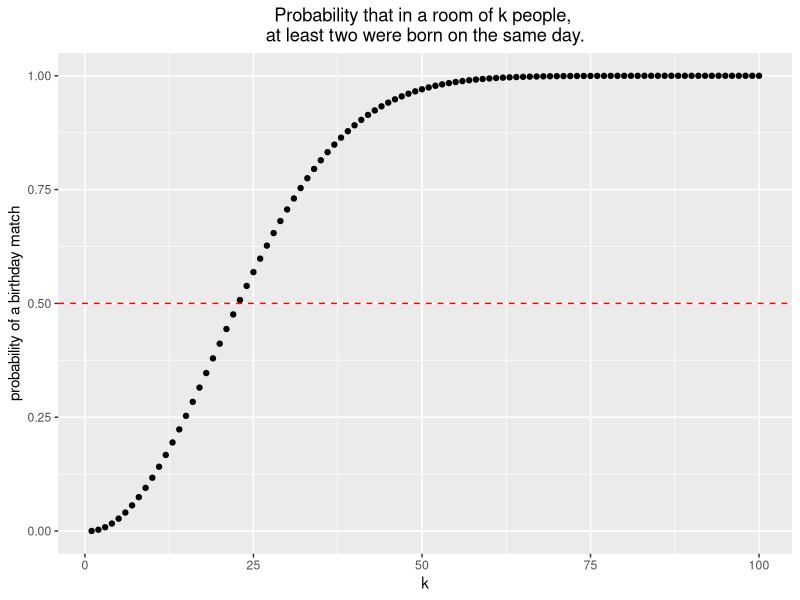
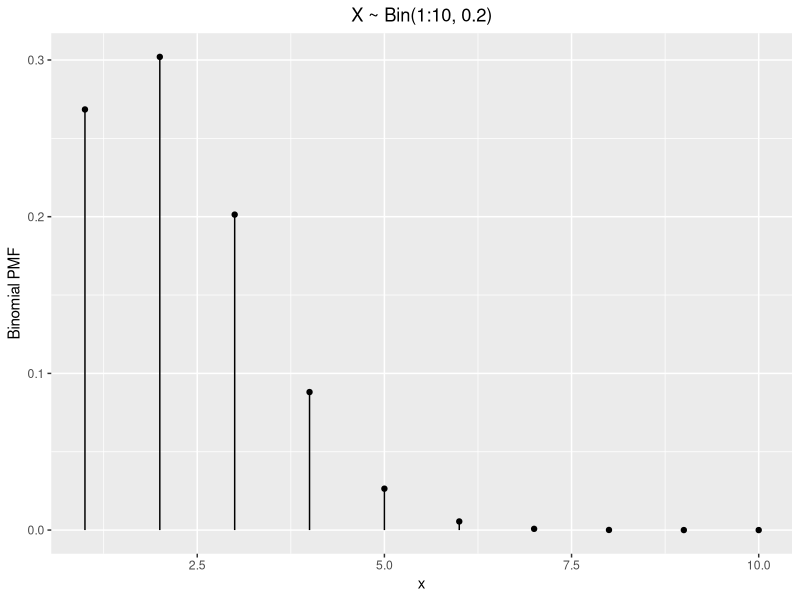
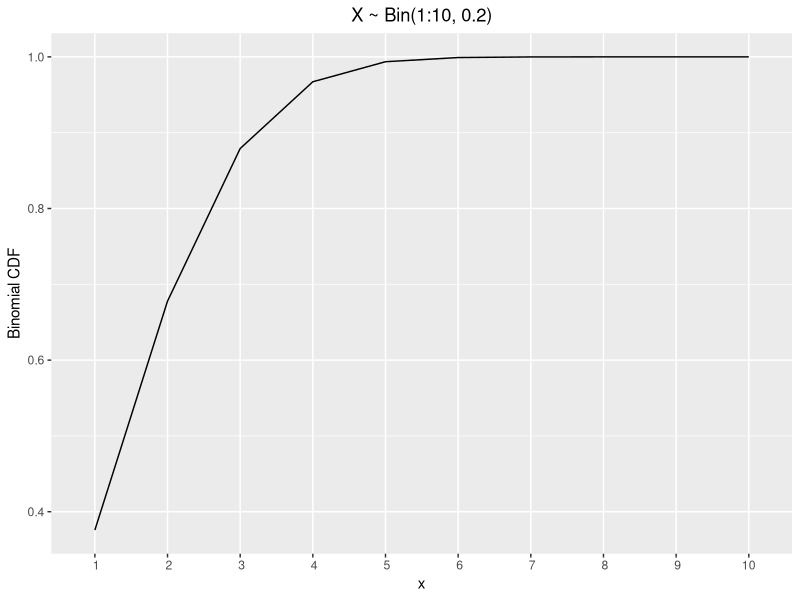
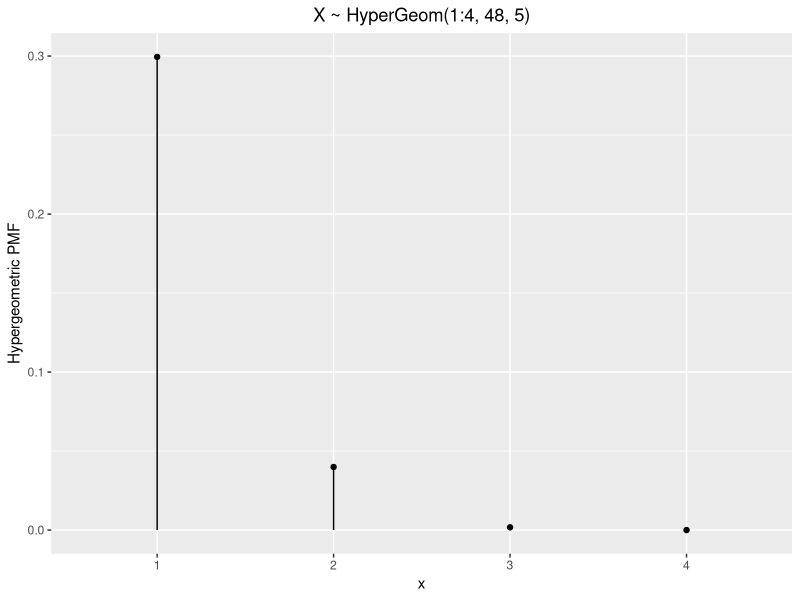
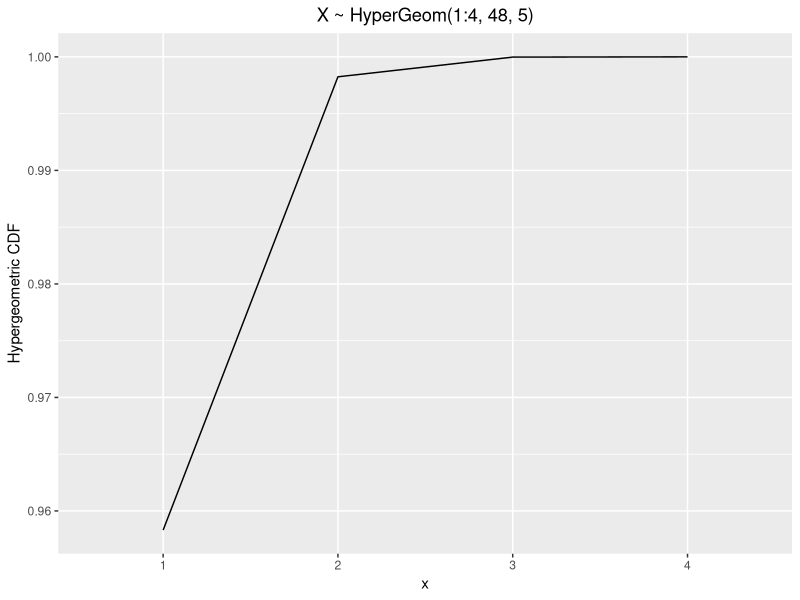

Generate these figures, in order, with R:
## ---- chunk 1
knitr::opts_chunk$set(echo = TRUE)

library(ggplot2)
library(knitr)
## ---- chunk 2
binom_prob <- function(k){1-prod((365-k+1):365)/(365^k)}

chap1.1 <- function() {
  k <- 1:100
  p <- sapply(k, binom_prob)
  
  df <- data.frame(k=k, p=p)
  g <- ggplot(df, aes(x=k, y=p)) +
    geom_point() +
    xlab("k") + ylab("probability of a birthday match") +
    geom_hline(yintercept=0.50, linetype="dashed", color = "red") +
    theme(plot.title = element_text(hjust = 0.5)) +
    labs(title="Probability that in a room of k people, \nat least two were born on the same day.")
  g
}

chap1.1()
## ---- chunk 3
chap3.1 <- function(){
  # Prob x=1:5 where X ~ Bin(5, 0.2)
  x <- 1:10
  y <- dbinom(x, 10, 0.2)
  
  df <- data.frame(x=x, y=y)
  g <- ggplot(df, aes(x=x, y=y)) +
    geom_point() +
    geom_linerange(aes(x=x, ymax=y, ymin=0)) +
    ylab("Binomial PMF") +
    theme(plot.title = element_text(hjust = 0.5)) +
    labs(title="X ~ Bin(1:10, 0.2)")
  g
}
chap3.1()
## ---- chunk 4
chap3.2 <- function(){
  # Prob x<1:10 where X ~ Bin(5, 0.2)
  x <- 1:10
  y <- pbinom(x, 10, 0.2)

  df <- data.frame(x=x, y=y)
  g <- ggplot(df, aes(x=x, y=y)) +
    geom_line() +
    scale_x_discrete(name="x", limits=x) +
    ylab("Binomial CDF") +
    theme(plot.title = element_text(hjust = 0.5)) +
    labs(title="X ~ Bin(1:10, 0.2)")
  g

}
chap3.2()
## ---- chunk 5

chap3.3 <- function() {
  # Prob x=1:4 where X ~ HyperGeom(4, 48, 5)
  # from a deck with 
  # - 1:4 aces
  # - 48 non aces
  # - choose 5 cards per hand
  x <- 1:4
  y <- dhyper(x, 4, 48, 5)
  df <- data.frame(x=x, y=y)
  g <- ggplot(df, aes(x=x, y=y)) +
    geom_point() +
    geom_linerange(aes(x=x, ymax=y, ymin=0)) +
    scale_x_discrete(name="x", limits=x) +
    ylab("Hypergeometric PMF") +
    theme(plot.title = element_text(hjust = 0.5)) +
    labs(title="X ~ HyperGeom(1:4, 48, 5)")
  g
}

chap3.3()
## ---- chunk 6

chap3.4 <- function() {
  # Prob x=1:4 where X ~ HyperGeom(4, 48, 5)
  # from a deck with 
  # - 1:4 aces
  # - 48 non aces
  # - choose 5 cards per hand
  x <- 1:4
  y <- phyper(x, 4, 48, 5)
  df <- data.frame(x=x, y=y)
  g <- ggplot(df, aes(x=x, y=y)) +
    geom_line() +
    scale_x_discrete(name="x", limits=x) +
    ylab("Hypergeometric CDF") +
    theme(plot.title = element_text(hjust = 0.5)) +
    labs(title="X ~ HyperGeom(1:4, 48, 5)")
  g
}

chap3.4()
